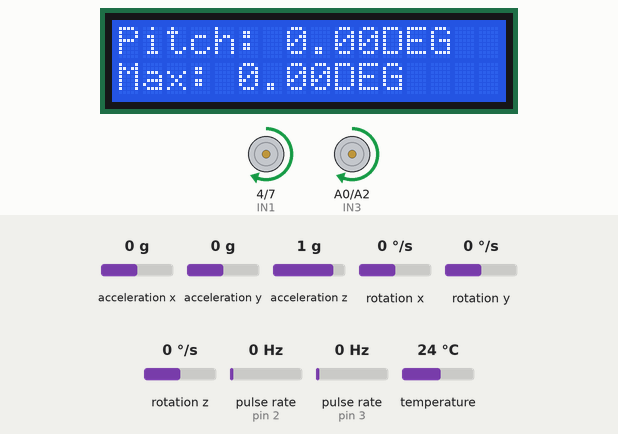
This sketch was run on a simulated Arduino Uno, built with avr-gcc and run on an emulated ATmega328P. Shown: 16×2 character LCD, motor-driver pin pairs drawn as motors (green arrow = first pin HIGH = forward, orange = second pin HIGH = backward, longer = more drive, scaled by the enable pin). Wiring (inferred from the names in the program): 2 × pulse sensor: data pin 2 / data pin 3. The test bench sets the inputs (shaded band); at power-on: acceleration x 0 g, acceleration y 0 g, acceleration z 1 g, rotation x 0 °/s, rotation y 0 °/s, rotation z 0 °/s, pulse rate (sensors on pin 2, pin 3) 0 Hz, temperature 24 °C. What the sketch prints to the serial monitor is not drawn.

Above: at 2.6 s.
2.7 s: acceleration x set to -1.4 g
At 3.9 s:
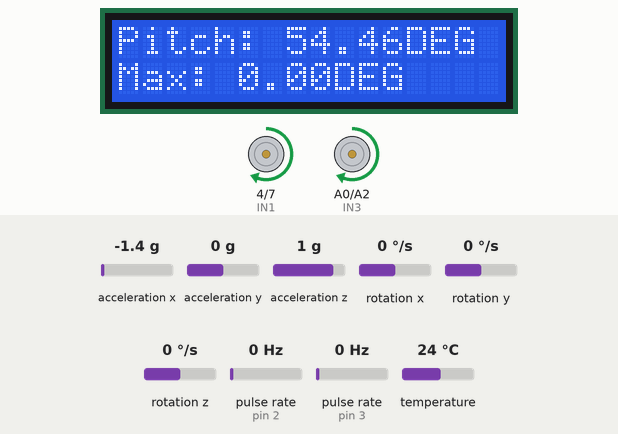
4.2 s: acceleration y set to -1.4 g
At 5.4 s:
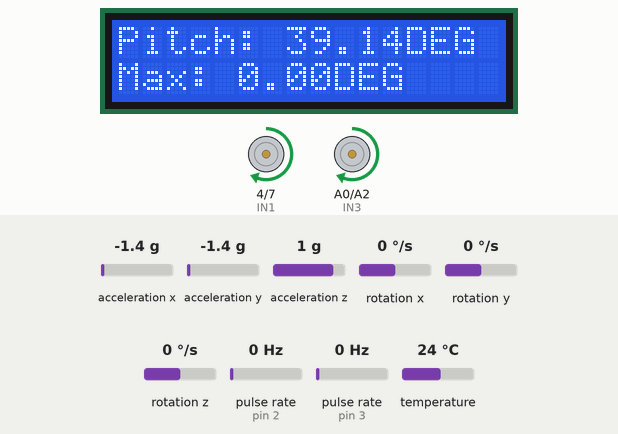
5.7 s: acceleration z set to -1.4 g
At 6.3 s:
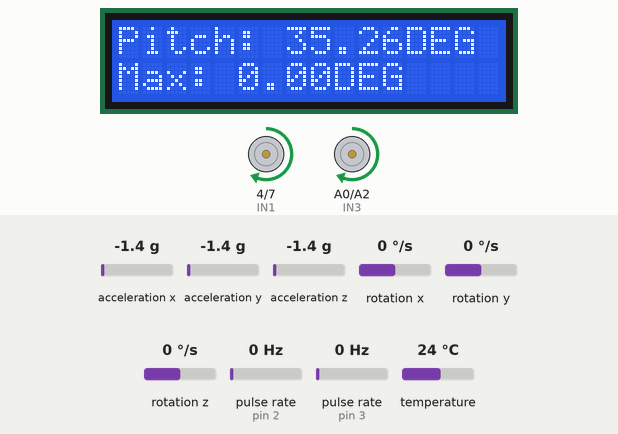
7.2 s: acceleration x set to -0.8 g
At 7.8 s:
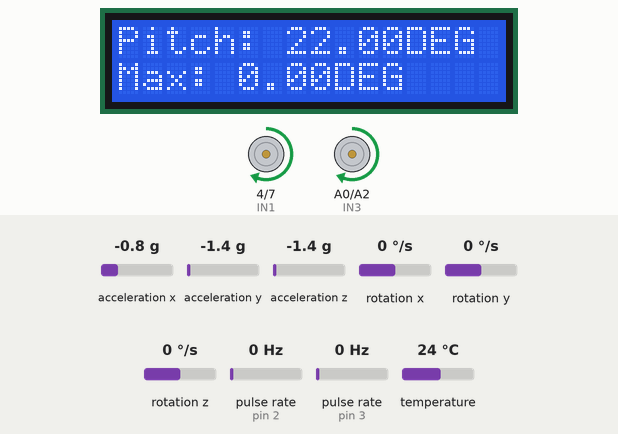
Timing chart, 0 to 9.7 s (numbered marks = the images above; inputs shaded):
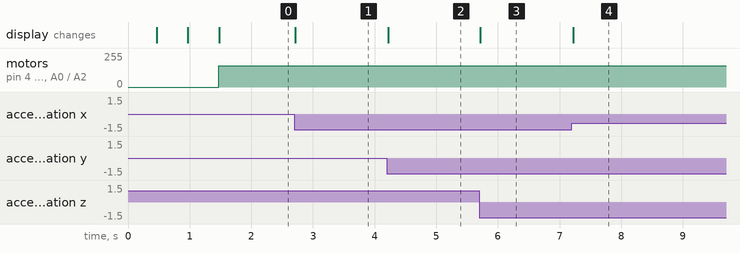

Measured:
- after the input at 2.7 s, the display: changes at once (image 1)
- after the input at 4.2 s, the display: changes at once (image 2)
- after the input at 5.7 s, the display: changes at once (image 3)
- after the input at 7.2 s, the display: changes at once (image 4)

The sketch:

RampDescent.ino
```cpp
#include <util/atomic.h>
#include <string.h>
#include <LiquidCrystal.h>
#include <Adafruit_MPU6050.h>
#include <Adafruit_Sensor.h>
#include <Wire.h>

const int LOOP_DELAY = 15;

// // Pin definitions
// Encoders
const int
  ENCODER_LEFT = 2,
  ENCODER_RIGHT = 3;

// Motor controls
const int
  ENA = 5,   // Enable right-side pair of motors -- Pair A
  ENB = 6,   // Enable left-side pair of motors -- Pair B
  IN1 = 4,   // Command Pair A forwards
  IN3 = A0,  // Command Pair A backwards
  IN2 = 7,   // Command Pair B forwards
  IN4 = A2;  // Command Pair B backwards

// ------------------------------------------------
// ------------------------------------------------

// // LCD
// LCD control pins
const int
  REGISTER_SELECT = 12,
  ENABLE = 13,
  DB4 = 8,
  DB5 = 9,
  DB6 = 10,
  DB7 = 11;
// Initialize the LCD
LiquidCrystal lcd(REGISTER_SELECT, ENABLE, DB4, DB5, DB6, DB7);

// ------------------------------------------------
// ------------------------------------------------

//// Common constants
const double RAD2DEG = (double)180 / (double)PI;  // Convert whatever it's being multiplied with from radians to degrees

// ------------------------------------------------
// ------------------------------------------------

//// Distance & Time

// Distance calculation vars
float
  encoderAverage = 0.0,  // Calculated distance in centimeters
  distance = 0.0,        // Calculated distance in centimeters
  currDistTravelled = 0.0;
const int
  WHEEL_CIRCUM = 22,           // Circumference of the wheels of the line following car in centimeters
  PULSES_PER_REVOLUTION = 80;  // Number of pulses generated by the encoder wheel for one full revolution.
volatile int
  // encLeft_highCountStore = 0,
  encLeft_highCount = 0,  // Count of '1's for ENCODER_LEFT
  // encRight_highCountStore = 0,
  encRight_highCount = 0;  // Count of '1's for ENCODER_RIGHT

// Time tracking variables
unsigned long
  startTime = 0,
  elapsedTime = 0,
  currStopTime = 0;
bool inMotion = false;

// Display distance function
void displayDistance() {
  // Print distance on the 2nd row of the LCD
  lcd.setCursor(0, 1);
  lcd.print("Dist: ");
  lcd.print(distance, 2);  // Print to 2 decimal places
  lcd.print(" cm   ");
}

// Display time function
void displayTime(volatile unsigned long time) {
  // Calculate time in seconds
  const unsigned long seconds = time / 1000;
  // Print time on the 1st row of the LCD
  lcd.setCursor(0, 0);
  lcd.print("Time: ");
  lcd.print(seconds);
  lcd.print("s     ");
}

//// Distance Calculations Interrupts
// Interrupt Service Routine (ISR) for ENCODER_LEFT
void encoderLeft_ISR() {
  encLeft_highCount++; /* Increase count of encoder highs if rising edge is detected */
}
// Interrupt Service Routine (ISR) for ENCODER_RIGHT
void encoderRight_ISR() {
  encRight_highCount++; /* Increase count of encoder highs if rising edge is detected */
}

// ------------------------------------------------
// ------------------------------------------------

//// Line following/Movement

// Speeds
const int
  MAIN_SPD = 80,  // main speed of the LFC (Line Following Car)
  HI_SPD = 255,   // higher speed of the LFC
  LO_SPD = 0;     // lower speed of the LFC

// Threshold for line detection
const int IR_THRESHOLD = 200;

// Movement functions
void moveForward(int speed) {  // Move car forward
  // Speed control
  analogWrite(ENA, speed);
  analogWrite(ENB, speed);
  // Direction control
  digitalWrite(IN1, HIGH);
  digitalWrite(IN3, HIGH);
  digitalWrite(IN2, LOW);
  digitalWrite(IN4, LOW);
  // Set inMotion to indicate robot is moving
  if (inMotion == false) { inMotion = true; }
}
void moveLeft(int speed) {
  // Speed control
  analogWrite(ENA, speed);
  analogWrite(ENB, speed);
  // Direction control
  digitalWrite(IN1, HIGH);
  digitalWrite(IN3, LOW);
  digitalWrite(IN2, LOW);
  digitalWrite(IN4, HIGH);
  // Set inMotion to indicate robot is moving
  if (inMotion == false) { inMotion = true; }
}
void moveRight(int speed) {
  // Speed control
  analogWrite(ENA, speed);
  analogWrite(ENB, speed);
  // Direction control
  digitalWrite(IN1, LOW);
  digitalWrite(IN3, HIGH);
  digitalWrite(IN2, HIGH);
  digitalWrite(IN4, LOW);
  // Set inMotion to indicate robot is moving
  if (inMotion == false) { inMotion = true; }
}
void moveStop() {
  // Speed control
  analogWrite(ENA, 0);
  analogWrite(ENB, 0);
  // Direction control
  digitalWrite(IN1, LOW);
  digitalWrite(IN3, LOW);
  digitalWrite(IN2, LOW);
  digitalWrite(IN4, LOW);
  // Set inMotion to indicate robot is stationary
  if (inMotion == true) { inMotion = false; }
}
void lineFollowingLogic(int normalSpeed, int leftSensor, int rightSensor) {
  // Neither sensor is seeing the line, move straight
  if (leftSensor > IR_THRESHOLD && rightSensor > IR_THRESHOLD) { moveForward(normalSpeed); }
  // Left sensor is seeing the line, turn left
  if (leftSensor < IR_THRESHOLD && rightSensor > IR_THRESHOLD) { moveLeft(HI_SPD); }
  // Right sensor is seeing the line, turn right
  if (leftSensor > IR_THRESHOLD && rightSensor < IR_THRESHOLD) { moveRight(HI_SPD); }
  // Both sensors are seeing the line, stop
  if (leftSensor < IR_THRESHOLD && rightSensor < IR_THRESHOLD) { moveStop(); }
}

// ------------------------------------------------
// ------------------------------------------------

//// MPU-6050 Accelerometer

// Var definitions
// Vars for storing raw accelerometer data
float
  accel_x,  // X-axis raw acceleration data
  accel_y,  // Y-axis raw acceleration data
  accel_z;  // Z-axis raw acceleration data

// Vars for storing calculated roll and pitch
double
  roll = 0,      // Calculated roll angle
  pitch = 0,     // Calculated pitch angle
  maxPitch = 0,  // Maximum recorded pitch angle
  minPitch = 0;  // Minimum recorded pitch angle (can be negative)

// Initialise the accelerometer
Adafruit_MPU6050 mpu;

// Function to calculate pitch from MPU accelerometer data and return the calculated value
float calcPitch(const float x, const float y, const float z) {
  // Store accelerometer data for each axis as a double
  double x_Buff = (double)x;
  double y_Buff = (double)y;
  double z_Buff = (double)z;

  // Calculate pitch in degrees from accelerometer data
  float result = atan2((-x_Buff), sqrt(y_Buff * y_Buff + z_Buff * z_Buff)) * RAD2DEG;

  return result;  // Return calculated pitch in degrees
}

// Function to display both the current pitch and the maximum measured pitch on the LCD
void displayAngleMax(const float pitch, const float maxp) {
  lcd.setCursor(0, 0);   // Set cursor to the first character of the first row
  lcd.print("Pitch: ");  // Print "Pitch: " indicating it is the current pitch
  lcd.print(pitch, 2);   // Print input to two decimal places
  lcd.print("DEG  ");    // Print units and clearing space

  lcd.setCursor(0, 1);  // Set cursor to the first character of the second row
  lcd.print("Max: ");   // Print "Max: " indicating it is the maximum recorded pitch
  lcd.print(maxp, 2);   // Print input to two decimal places
  lcd.print("DEG  ");   // Print units and clearing space
}
// Function to display both the current pitch and the minimum measured pitch on the LCD
void displayAngleMin(const float pitch, const float minp) {
  lcd.setCursor(0, 0);   // Set cursor to the first character of the first row
  lcd.print("Pitch: ");  // Print "Pitch: " indicating it is the current pitch
  lcd.print(pitch, 2);   // Print input to two decimal places
  lcd.print("DEG  ");    // Print units and clearing space

  lcd.setCursor(0, 1);  // Set cursor to the first character of the second row
  lcd.print("Max: ");   // Print "Max: " indicating it is the maximum recorded pitch
  lcd.print(minp, 2);   // Print input to two decimal places
  lcd.print("DEG  ");   // Print units and clearing space
}

const int RAMP_ANGLE_POS = 24;
const int RAMP_ANGLE_NEG = -(RAMP_ANGLE_POS);

// ------------------------------------------------
// ------------------------------------------------

// // Setup routine change
// Boolean flags
bool
  reachedTop = false,   // Flag indicating whether or not it has reached the top of the ramp (Event happens 1st)
  topWaitEnd = false,   // Flag indicating that the car has finished waiting for 4s at the top of the ramp (Event happens 2nd)
  hasSpun = false,      // Flag indicating whether or not it has completed the 360 degree spin (Event happens 3rd)
  rampDescent = false,  // Flag indicating whether or not it has gone down the ramp
  atStartMark = false;  // Flag indicating whether or not it is correctly positioned at the 0cm start mark

const unsigned long TOP_WAIT_DURATION = 4000;
const int RAMP_ASCENT_NUDGE = 5;  // distance in cm to travel forward by once car fully ascents the ramp in order to be in the middle of the ramp
const int START_MARK_NUDGE = 2;   // distance in cm to travel forward by so that the robot is aligned with the 0cm start mark

// ------------------------------------------------
// ------------------------------------------------

void setup() {
  // Set up Encoder Pin as inputs
  pinMode(ENCODER_LEFT, INPUT);
  pinMode(ENCODER_RIGHT, INPUT);

  // Set up motor pins as outputs
  pinMode(ENA, OUTPUT);
  pinMode(ENB, OUTPUT);
  pinMode(IN1, OUTPUT);
  pinMode(IN3, OUTPUT);
  pinMode(IN2, OUTPUT);
  pinMode(IN4, OUTPUT);

  // Attach interrupt to the encoder pins on the rising edge
  attachInterrupt(digitalPinToInterrupt(ENCODER_LEFT), encoderLeft_ISR, RISING);
  attachInterrupt(digitalPinToInterrupt(ENCODER_RIGHT), encoderRight_ISR, RISING);

  // Initialize the LCD
  lcd.begin(16, 2);              // Set up the LCD with 16 columns and 2 rows
  lcd.setCursor(0, 0);           // Set cursor to the first character of the first row
  lcd.print("Looking for MPU");  // Print message about looking for MPU
  delay(400);                    // Delay for a bit to show the "Looking for MPU message"

  // Start Serial Comms
  Serial.begin(115200);
  // Clear lines to indicate new serial data
  Serial.println("");
  Serial.println("");

  // Try to initialize MPU
  if (!mpu.begin()) {
    Serial.println("Failed to find MPU6050");
    while (1) {
      delay(10);
    }
  }
  Serial.println("MPU6050 Found");
  Serial.println("");          // Clear line to seperate MPU status print from data print
  lcd.print("MPU6050 Found");  // Indicate on LCD that MPU has been found

  mpu.setAccelerometerRange(MPU6050_RANGE_16_G);  // set accelerometer range to +-16G
  mpu.setGyroRange(MPU6050_RANGE_500_DEG);        // set gyro range to +- 500 deg/s
  mpu.setFilterBandwidth(MPU6050_BAND_10_HZ);     // set filter bandwidth to 10 Hz

  delay(500);  // Delay for a bit to show the "MPU6050 Found" message

  lcd.print("Starting run...");  // Print message about starting movement

  delay(500);   // Wait a little before starting to move
  lcd.clear();  // Clear LCD
  // lcd.setCursor(0, 0);       // Set cursor to the first character of the first row
  // lcd.print("Ramp Angle:");  // Print "Ramp Angle" text on the first line

  // Set Starting time of run
  startTime = millis();
}

void loop() {
  // Calculate the amount of time that has passed
  elapsedTime = millis() - startTime;

  sensors_event_t a, g, temp;   // Initialise vars for getting MPU data
  mpu.getEvent(&a, &g, &temp);  // Get MPU data

  accel_x = a.acceleration.x;  // Get acceleration in the x-axis
  accel_y = a.acceleration.y;  // Get acceleration in the y-axis
  accel_z = a.acceleration.z;  // Get acceleration in the z-axis

  // Calculate pitch from MPU accelerometer data
  pitch = calcPitch(accel_x, accel_y, accel_z);
  // Compare maxPitch and pitch and assign the higher value to maxPitch
  maxPitch = max(maxPitch, pitch);
  // Compare minPitch and pitch and assign the lower value to minPitch
  minPitch = min(minPitch, pitch);

  // Disable interrupts when using the encoder high counts to do math
  // From https://docs.arduino.cc/language-reference/en/variables/variable-scope-qualifiers/volatile/#example-code
  ATOMIC_BLOCK(ATOMIC_RESTORESTATE) {
    // Calculate distance
    encoderAverage = ((float)(encLeft_highCount + encRight_highCount)) / 2.0;
    distance = ((float)encoderAverage / (float)PULSES_PER_REVOLUTION) * (float)WHEEL_CIRCUM;  // distance is in centimeters
    // distance = ((float)encLeft_highCount / PULSES_PER_REVOLUTION) * WHEEL_CIRCUM;  // distance is in centimeters
  }

  // Simulate reaching the top of the ramp, waiting for 4 seconds, and doing the 360
  reachedTop = true;
  topWaitEnd = true;
  hasSpun = true;

  // Descending the ramp
  if (reachedTop == true && topWaitEnd == true && hasSpun == true && rampDescent == false) {
    if (minPitch >= RAMP_ANGLE_NEG) {
      moveForward(159);
    }

    // is now on the downwards slope of the ramp
    // needs to get to level ground and know its on level ground
    if (minPitch < RAMP_ANGLE_NEG && accel_z <= 10.4) {
      moveForward(159);
    }

    if (minPitch < RAMP_ANGLE_NEG && accel_z > 10.4 && pitch > -1.0) {
      moveStop();
      // Set flag to indicate that the robot has descended the ramp
      rampDescent = true;
      // Make a reference distance measurement to be used to
      // get the front of the robot to the 0cm start mark
      currDistTravelled = distance;
    }
  }

  if (rampDescent == true && atStartMark == false && (distance - currDistTravelled) < START_MARK_NUDGE) { moveForward(159); }
  if (rampDescent == true && atStartMark == false && (distance - currDistTravelled) >= START_MARK_NUDGE) {
    atStartMark == true;
    moveStop();
  }
  if (rampDescent == true && atStartMark == true) {
    moveStop();
    // Delay for 1.0s so that the TAs can note
    // where the robot is once it has descended
    delay(1000);
    // Make a reference distance measurement to be used to
    // measure the distance the robot travels
    // starting from the 0cm start mark
    currDistTravelled = distance;
  }

  // if (inMotion == true && atStartMark == true) {
  //   displayDistance();
  // }
  displayAngleMin(pitch, minPitch);

  delay(LOOP_DELAY);  // Adjust the delay for smoother updates
}
```
